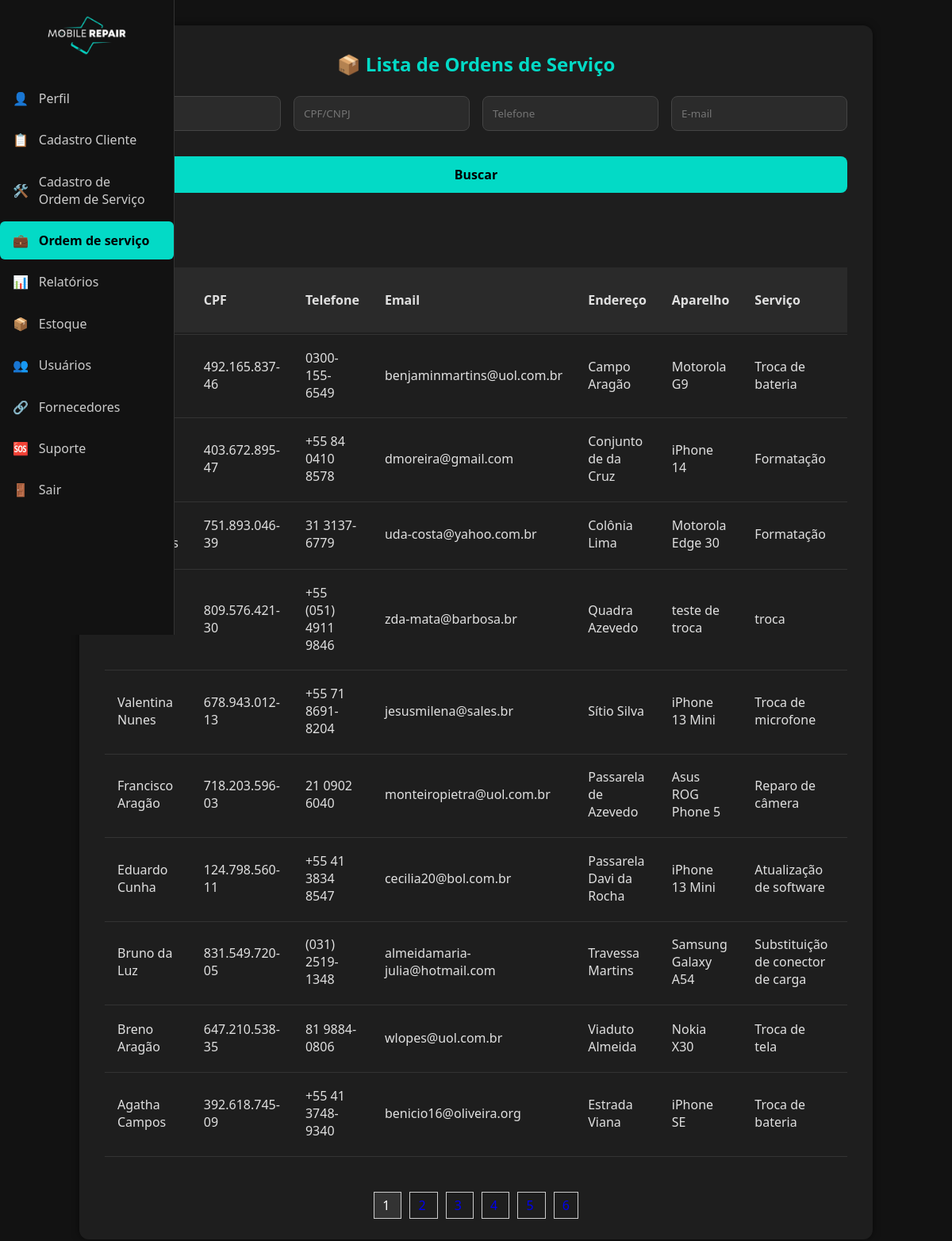
The app's page /ordem_serv.php (signed in) with its own data.
### tables this page shows
CREATE TABLE `ordem_serv` (
  `id_ordem_serv` int(11) NOT NULL,
  `Aparelho` varchar(100) DEFAULT NULL,
  `servico` varchar(255) DEFAULT NULL,
  `status` varchar(50) DEFAULT NULL,
  `valor` decimal(10,2) DEFAULT NULL,
  `tipo_pagamento` varchar(50) DEFAULT NULL,
  `problema` varchar(255) DEFAULT NULL,
  `cpf` varchar(20) DEFAULT NULL,
  `idusuario` int(11) DEFAULT NULL,
  `data_entrada` date DEFAULT NULL,
  `data_saida` date DEFAULT NULL
);

CREATE TABLE `cliente` (
  `cpf` varchar(20) NOT NULL,
  `telefone` varchar(20) DEFAULT NULL,
  `nome` varchar(100) DEFAULT NULL,
  `email` varchar(100) DEFAULT NULL,
  `endereco` varchar(100) DEFAULT NULL
);

### ordem_serv.php (the view, shortened to what this page needs)
<?php
require_once 'conexao.php';
$menus = [
    'Gerente' => [
        ['href' => 'dashboard.php', 'icon' => '👤', 'text' => 'Perfil'],
        ['href' => 'cadastro-cliente.php', 'icon' => '📋', 'text' => 'Cadastro Cliente'],
        ['href' => 'cadastro-ordem_serv.php', 'icon' => '🛠️', 'text' => 'Cadastro de<br>Ordem de Serviço'],
        ['href' => 'ordem_serv.php', 'icon' => '💼', 'text' => 'Ordem de serviço'],
        ['href' => 'relatorio.php', 'icon' => '📊', 'text' => 'Relatórios'],
        ['href' => 'estoque.php', 'icon' => '📦', 'text' => 'Estoque'],
        ['href' => 'usuarios.php', 'icon' => '👥', 'text' => 'Usuários'],
        ['href' => 'fornecedor.php', 'icon' => '🔗', 'text' => 'Fornecedores'],
        ['href' => 'suporte.php', 'icon' => '🆘', 'text' => 'Suporte'],
        ['href' => 'logout.php', 'icon' => '🚪', 'text' => 'Sair']
    ],
    'Atendente' => [
        ['href' => 'dashboard.php', 'icon' => '👤', 'text' => 'Perfil'],
        ['href' => 'cadastro-cliente.php', 'icon' => '📋', 'text' => 'Cadastro Cliente'],
        ['href' => 'cadastro-ordem_serv.php', 'icon' => '🛠️', 'text' => 'Cadastro de<br>Ordem de Serviço'],
        ['href' => 'ordem_serv.php', 'icon' => '💼', 'text' => 'Ordem de serviço'],
        ['href' => 'estoque.php', 'icon' => '📦', 'text' => 'Estoque'],
        ['href' => 'fornecedor.php', 'icon' => '🔗', 'text' => 'Fornecedores'],
        ['href' => 'suporte.php', 'icon' => '🆘', 'text' => 'Suporte'],
        ['href' => 'logout.php', 'icon' => '🚪', 'text' => 'Sair']
    ],
    'Tecnico' => [
        ['href' => 'dashboard.php', 'icon' => '👤', 'text' => 'Perfil'],
        ['href' => 'ordem_serv.php', 'icon' => '💼', 'text' => 'Ordem de serviço'],
        ['href' => 'suporte.php', 'icon' => '🆘', 'text' => 'Suporte'],
        ['href' => 'logout.php', 'icon' => '🚪', 'text' => 'Sair']
    ],
];
$menuItems = isset($_SESSION['cargo']) && isset($menus[$_SESSION['cargo']]) ? $menus[$_SESSION['cargo']] : [];
function detectaTabelaCliente(PDO $pdo): ?array {
    $candidatas = ['cliente', 'clientes', 'usuario', 'usuarios'];
    foreach ($candidatas as $tbl) {
        $st = $pdo->prepare("SHOW TABLES LIKE :t");
        $t = $tbl;
        $st->bindParam(':t', $t);
        $st->execute();
        $cols = [];
        $q = $pdo->query("SHOW COLUMNS FROM `$tbl`");
        foreach ($q as $r) $cols[] = $r['Field'];
        $necessarias = ['nome', 'telefone', 'email', 'cpf', 'endereco'];
        $ok = !array_diff($necessarias, $cols);
        if ($ok) return ['nome' => $tbl, 'colunas' => $cols];
    }
    return null;
}
$tblCliente = detectaTabelaCliente($pdo);
$temCliente = (bool)$tblCliente;
$nome      = trim($_GET['nome'] ?? '');
$cpf_cnpj  = trim($_GET['cpf_cnpj'] ?? '');
$telefone  = trim($_GET['telefone'] ?? '');
$email     = trim($_GET['email'] ?? '');
$limite = 10;
$pagina = isset($_GET['pagina']) && is_numeric($_GET['pagina']) ? (int)$_GET['pagina'] : 1;
$offset = ($pagina - 1) * $limite;
$sql = "SELECT os.*";
if ($temCliente) {
    $sql .= ", c.nome AS nome_cliente, c.telefone AS telefone_cliente, c.email AS email_cliente, c.cpf AS cpf_cliente, c.endereco AS endereco_cliente";
    $sql .= " FROM ordem_serv os";
    $sql .= " LEFT JOIN `{$tblCliente['nome']}` c ON c.cpf = os.cpf";
} else {
    $sql .= ", os.nome AS nome_cliente, os.telefone AS telefone_cliente, os.email AS email_cliente, os.cpf AS cpf_cliente, os.endereco AS endereco_cliente";
    $sql .= " FROM ordem_serv os";
}
$sql .= " WHERE 1=1";
$sql .= " ORDER BY os.data_entrada DESC, os.id_ordem_serv DESC LIMIT :limite OFFSET :offset";
try {
    $stmt = $pdo->prepare($sql);
    $stmt->bindValue(':limite', $limite, PDO::PARAM_INT);
    $stmt->bindValue(':offset', $offset, PDO::PARAM_INT);
    $stmt->execute();
    $ordens = $stmt->fetchAll(PDO::FETCH_ASSOC);
    $sqlCount = "SELECT COUNT(*) FROM ordem_serv os";
    if ($temCliente) {
        $sqlCount .= " LEFT JOIN `{$tblCliente['nome']}` c ON c.cpf = os.cpf WHERE 1=1";
    } else {
        $sqlCount .= " WHERE 1=1";
    }
    $countStmt = $pdo->prepare($sqlCount);
    $countStmt->execute();
    $totalRegistros = $countStmt->fetchColumn();
    $totalPaginas = ceil($totalRegistros / $limite);
} catch (PDOException $e) {
    die("Erro na consulta SQL: " . $e->getMessage() . "<br>SQL: " . $sql);
}
?>
<!DOCTYPE html>
<html lang="pt-br">
<head>
  <link rel="stylesheet" href="css/sidebar.css"/>
  <link rel="stylesheet" href="css/form.css" />
  <link rel="stylesheet" href="css/pedidos.css" />
</head>
<body>
  <nav class="sidebar">
    <div class="logo">
      <img src="img/logo.png" alt="Logo do sistema">
    </div>
    <ul class="menu">
      <?php foreach ($menuItems as $item): ?>
        <li><a href="<?php echo $item['href']; ?>" <?php echo $item['href'] === 'ordem_serv.php' ? 'class="active"' : ''; ?>><?php echo $item['icon']; ?> <span><?php echo $item['text']; ?></span></a></li>
      <?php endforeach; ?>
    </ul>
  </nav>
  <div class="form-container">
    <h2>📦 Lista de Ordens de Serviço</h2>
    <form id="filtro-form" method="get" style="margin-bottom: 2rem;">
      <div style="display:grid;grid-template-columns:repeat(auto-fit,minmax(200px,1fr));gap:1rem;">
        <input type="text" name="nome" value="<?php echo htmlspecialchars($nome); ?>" placeholder="Nome">
        <input type="text" name="cpf_cnpj" id="cpf_cnpj" value="<?php echo htmlspecialchars($cpf_cnpj); ?>" placeholder="CPF/CNPJ">
        <input type="text" name="telefone" id="telefone" value="<?php echo htmlspecialchars($telefone); ?>" placeholder="Telefone" maxlength="15">
        <input type="email" name="email" value="<?php echo htmlspecialchars($email); ?>" placeholder="E-mail">
      </div>
      <div style="margin-top:1rem;display:flex;gap:1rem;flex-wrap:wrap;">
        <button type="submit">Buscar</button>
        <a href="ordem_serv.php"><button type="button">Limpar</button></a>
      </div>
    </form>
    <div style="overflow-x:auto;">
      <table class="pedidos-table">
      <thead>
        <tr>
          <th>Cliente</th>
          <th>CPF</th>
          <th>Telefone</th>
          <th>Email</th>
          <th>Endereço</th>
          <th>Aparelho</th>
          <th>Serviço</th>
          <th>Data Entrada</th>
        </tr>
      </thead>
      <tbody>
        <?php if (count($ordens)): ?>
          <?php foreach ($ordens as $o): ?>
            <tr data-id="<?php echo (int)$o['id_ordem_serv']; ?>">
              <td><?php echo htmlspecialchars($o['nome_cliente'] ?? '-'); ?></td>
              <td><?php echo htmlspecialchars($o['cpf_cliente'] ?? '-'); ?></td>
              <td><?php echo htmlspecialchars($o['telefone_cliente'] ?? '-'); ?></td>
              <td><?php echo htmlspecialchars($o['email_cliente'] ?? '-'); ?></td>
              <td><?php echo htmlspecialchars($o['endereco_cliente'] ?? '-'); ?></td>
              <td><?php echo htmlspecialchars($o['Aparelho'] ?? '-'); ?></td>
              <td><?php echo htmlspecialchars($o['servico'] ?? '-'); ?></td>
              <td><?php echo !empty($o['data_entrada']) ? date('d/m/Y', strtotime($o['data_entrada'])) : '-'; ?></td>
            </tr>
          <?php endforeach; ?>
        <?php else: ?>
          <tr><td colspan="13" style="text-align:center;">Nenhuma ordem encontrada.</td></tr>
        <?php endif; ?>
      </tbody>
    </table>
  </div>
  <?php if ($totalPaginas > 1): ?>
  <div style="margin-top:20px; text-align:center;">
    <?php for ($i=1; $i <= $totalPaginas; $i++): ?>
      <a href="?pagina=<?php echo $i; ?>
        <?php echo $nome ? "&nome=".urlencode($nome) : ""; ?>
        <?php echo $cpf_cnpj ? "&cpf_cnpj=".urlencode($cpf_cnpj) : ""; ?>
        <?php echo $telefone ? "&telefone=".urlencode($telefone) : ""; ?>
        <?php echo $email ? "&email=".urlencode($email) : ""; ?>
      "
      style="margin:0 5px; padding:5px 10px; border:1px solid #ccc; text-decoration:none;
      <?php echo $i == $pagina ? 'background:#333;color:#fff;' : ''; ?>">
        <?php echo $i; ?>
      </a>
    <?php endfor; ?>
  </div>
  <?php endif; ?>
  </div>
</body>
</html>

### css/sidebar.css (style rules this page uses)
.sidebar { position: fixed; top: 0; left: 0; width: 70px; height: 100vh; background-color: #121212; border-right: 1px solid #333; overflow: hidden; transition: width 0.3s ease; z-index: 1000; }
.sidebar .logo { padding: 1.2rem; text-align: center; }
.sidebar .logo img { width: 50px; transition: width 0.3s; }
.sidebar .menu { list-style: none; padding-top: -1rem; padding-left: 0; padding-right: 0; }
.sidebar .menu li { margin: 0.3rem 0; }
.sidebar .menu li a { display: flex; align-items: center; gap: 0.8rem; text-decoration: none; color: #ccc; padding: 0.8rem 1rem; border-radius: 6px; transition: background-color 0.3s, color 0.3s; white-space: nowrap; overflow: hidden; position: relative; }
.sidebar .menu li a span { opacity: 0; visibility: hidden; transition: opacity 0.3s ease; }
.sidebar .menu li a.active { background-color: #03dac6; color: #000; font-weight: bold; }

### css/form.css (style rules this page uses)
* { margin: 0; padding: 0; box-sizing: border-box; font-family: 'Segoe UI', Tahoma, Geneva, Verdana, sans-serif; }
body { background-color: #121212; color: #e0e0e0; min-height: 100vh; }
.form-container { background-color: #1e1e1e; padding: 2rem; border-radius: 12px; box-shadow: 0 8px 24px rgba(0, 0, 0, 0.7); width: 100%; max-width: 600px; margin: 3rem auto; animation: fadeIn 0.5s ease-in-out; }
h2 { margin-bottom: 1.5rem; color: #03dac6; text-align: center; }
input, textarea, select { width: 100%; padding: 0.75rem; border: 1px solid #444; border-radius: 8px; background-color: #2b2b2b; color: #fff; margin-bottom: 1rem; }
button { width: 100%; padding: 0.75rem; background-color: #03dac6; color: #000; font-weight: bold; border: none; border-radius: 8px; font-size: 1rem; cursor: pointer; transition: background-color 0.3s ease; }

### css/pedidos.css (style rules this page uses)
body { background-color: #121212; color: #e0e0e0; font-family: 'Segoe UI', sans-serif; padding: 2rem; }
.form-container { max-width: 1000px; margin: 0 auto; background-color: #1e1e1e; padding: 2rem; border-radius: 12px; box-shadow: 0 0 10px rgba(0,0,0,0.5); }
h2 { text-align: center; color: #03dac6; margin-bottom: 1.5rem; }
.pedidos-table { width: 100%; border-collapse: collapse; margin-bottom: 2rem; }
.pedidos-table th, .pedidos-table td { padding: 1.2rem 1rem; text-align: left; vertical-align: middle; position: relative; }
.pedidos-table th { background-color: #2a2a2a; }
.pedidos-table tr { border-bottom: 1px solid transparent; position: relative; }
.pedidos-table tr::after { content: ''; position: absolute; top: 100%; left: 0; width: 100%; border-bottom: 1px solid #333; margin-top: 2px; }

### records on screen
ordem_serv: cliente.cpf "492.165.837-46", cliente.telefone "0300-155-6549", cliente.email "benjaminmartins@uol.com.br", cliente.endereco "Campo Aragão", Aparelho "Motorola G9", servico "Troca de bateria"
ordem_serv: cliente.cpf "403.672.895-47", cliente.telefone "+55 84 0410 8578", cliente.email "dmoreira@gmail.com", cliente.endereco "Conjunto de da Cruz", Aparelho "iPhone 14", servico "Formatação"
ordem_serv: cliente.cpf "751.893.046-39", cliente.telefone "31 3137-6779", cliente.email "uda-costa@yahoo.com.br", cliente.endereco "Colônia Lima", Aparelho "Motorola Edge 30", servico "Formatação"
ordem_serv: cliente.cpf "809.576.421-30", cliente.telefone "+55 (051) 4911 9846", cliente.email "zda-mata@barbosa.br", cliente.endereco "Quadra Azevedo", Aparelho "teste de troca", servico "troca"
ordem_serv: cliente.nome "Valentina Nunes", cliente.cpf "678.943.012-13", cliente.telefone "+55 71 8691-8204", cliente.email "jesusmilena@sales.br", cliente.endereco "Sítio Silva", Aparelho "iPhone 13 Mini", servico "Troca de microfone"
ordem_serv: cliente.nome "Francisco Aragão", cliente.cpf "718.203.596-03", cliente.telefone "21 0902 6040", cliente.email "monteiropietra@uol.com.br", cliente.endereco "Passarela de Azevedo", Aparelho "Asus ROG Phone 5", servico "Reparo de câmera"
ordem_serv: cliente.nome "Eduardo Cunha", cliente.cpf "124.798.560-11", cliente.telefone "+55 41 3834 8547", cliente.email "cecilia20@bol.com.br", cliente.endereco "Passarela Davi da Rocha", Aparelho "iPhone 13 Mini", servico "Atualização de software"
ordem_serv: cliente.nome "Bruno da Luz", cliente.cpf "831.549.720-05", cliente.telefone "(031) 2519-1348", cliente.email "almeidamaria-julia@hotmail.com", cliente.endereco "Travessa Martins", Aparelho "Samsung Galaxy A54", servico "Substituição de conector de carga"
ordem_serv: cliente.nome "Breno Aragão", cliente.cpf "647.210.538-35", cliente.telefone "81 9884-0806", cliente.email "wlopes@uol.com.br", cliente.endereco "Viaduto Almeida", Aparelho "Nokia X30", servico "Troca de tela"
ordem_serv: cliente.nome "Agatha Campos", cliente.cpf "392.618.745-09", cliente.telefone "+55 41 3748-9340", cliente.email "benicio16@oliveira.org", cliente.endereco "Estrada Viana", Aparelho "iPhone SE", servico "Troca de bateria"

### other values on screen
$item['icon'] "👤"
$item['text'] "Perfil"
$item['icon'] "📋"
$item['text'] "Cadastro Cliente"
$item['icon'] "🛠️"
$item['text'] "Cadastro de Ordem de Serviço"
$item['icon'] "💼"
$item['text'] "Ordem de serviço"
$item['icon'] "📊"
$item['text'] "Relatórios"
$item['icon'] "📦"
$item['text'] "Estoque"
$item['icon'] "👥"
$item['text'] "Usuários"
$item['icon'] "🔗"
